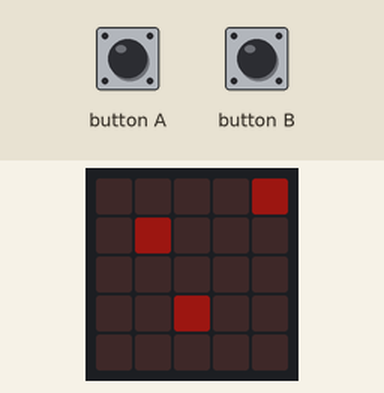
The program below on a simulated BBC micro:bit running MicroPython. On the bench: the board's 5×5 LED display. Dim RGB values are drawn brighter than linear; the interpreter's speed is modelled, so counts of loop turns are approximate.

Above: at 0.1 s.
At 60.1 s:
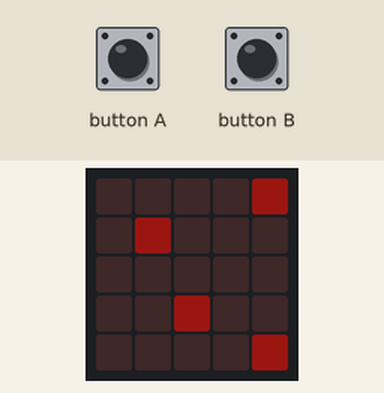
At 120.1 s:
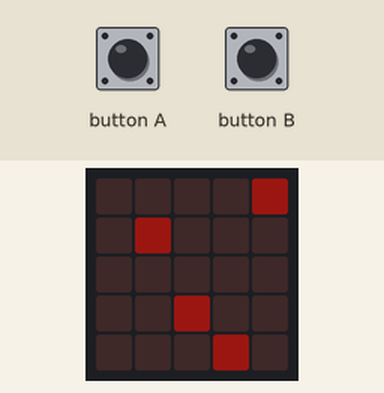

The program:

microbitBinaryClock.py
```python
import microbit, time

def decToBin(n):
    return int(bin(n)[2:])

hour1 = 1
hour2 = 8
minute1 = 4
minute2 = 0

'''while not microbit.button_b.was_pressed:
    if microbit.button_a.is_pressed:
        minute2 += 1

    if minute2 > 9:
        minute2 = 0
        minute1 += 1

    if minute1 > 5:
        hour2 +=1

    if hour2 > 9:
        hour2 = 0
        #hour1 += 1

    if hour1 > 1 and hour2 > 3:
        hour1 = 0
        hour2 = 0

    hourBin1 = str(decToBin(int(hour1)))
    hourBin2 = str(decToBin(int(hour2)))

    minuteBin1 = str(decToBin(int(minute1)))
    minuteBin2 = str(decToBin(int(minute1)))

    while len(hourBin1) < 5:
        hourBin1 = '0' + hourBin1

    while len(hourBin2) < 5:
        hourBin2 = '0' + hourBin2

    while len(minuteBin1) < 5:
        minuteBin1 = '0' + minuteBin1

    while len(minuteBin2) < 5:
        minuteBin2 = '0' + minuteBin2

    timeImage = hourBin1 + ':' + hourBin2 + ':00000:' + minuteBin1 + ':' + minuteBin2
    timeImage = microbit.Image(timeImage)
    microbit.display.show(timeImage)'''

while True:

    hourBin1 = str(decToBin(int(hour1)))
    hourBin2 = str(decToBin(int(hour2)))

    minuteBin1 = str(decToBin(int(minute1)))
    minuteBin2 = str(decToBin(int(minute2)))

    while len(hourBin1) < 5:
        hourBin1 = '0' + hourBin1

    while len(hourBin2) < 5:
        hourBin2 = '0' + hourBin2

    while len(minuteBin1) < 5:
        minuteBin1 = '0' + minuteBin1

    while len(minuteBin2) < 5:
        minuteBin2 = '0' + minuteBin2

    timeImage = hourBin1 + ':' + hourBin2 + ':00000:' + minuteBin1 + ':' + minuteBin2
    timeImage = microbit.Image(timeImage)
    microbit.display.show(timeImage)

    minute2 += 1

    if minute1 > 5:
        hour2 +=1

    if minute2 > 9:
        minute2 = 0
        minute1 += 1

    if hour1 > 1 and hour2 > 3:
        hour1 = 0
        hour2 = 0

    if hour2 > 9:
        hour2 = 0
        hour1 += 1

    time.sleep(60)
```

Measured:
- what the display in image 1 shows lasts 60.0 s, from 60.0 s to 120.0 s
